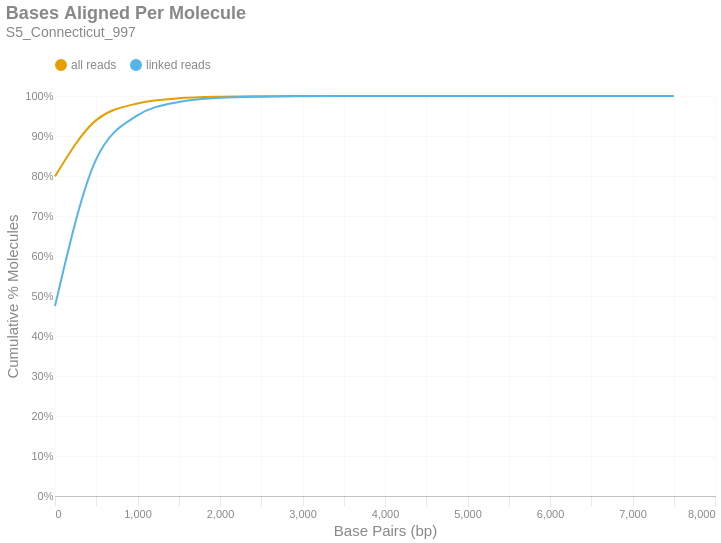

The cell this chart's notebook holds for it:
### Markdown cell above
### Bases Aligned Per Molecule
This is a cumulative frequency distribution showing the number of base pairs aligned per unique molecule. These data are shown in 500 bp bins. There are two distributions: one with `all reads` (yellow) and another with only `linked reads` (blue). The percent of molecules in the `linked reads` distribution is relative to the total number of linked molecules.

### Code cell
if SKIPLR:
    print_html(f"Skipped")
else:
    binned_df = consolidated_hist(valids['aligned_bp'], mask, 500, True)
    with SafeRender(binned_df):
        (
            density_plot(binned_df, 'Bases Aligned Per Molecule', samplename, 'basesper')
            .encode(
                x=alt.X('bin:Q', title="Base Pairs (bp)").axis(tickMinStep=500).scale(padding=0),
                y=alt.Y('value:Q', title='Cumulative % Molecules')
                    .axis(format='%')
                    .scale(domain = [0,1])
                    .stack(False),
                color=alt.Color("key:N").scale(domain = ["all reads", "linked reads"]),
                tooltip = [
                    alt.Tooltip("key:N", title = "Data Type"),
                    alt.Tooltip("range_label:N", title="Bases Aligned Per Molecule"),
                    alt.Tooltip("value:Q", format = ".2%", title="% Molecules (Cum.)")
                ]
            )
        ).display()

### Figure 1 — Vega-Lite specification as saved in the notebook (floating-point values rounded to 4 significant figures)
{"width": "container", "height": 400, "config": {"title": {"anchor": "start", "dy": -15, "fontSize": 18, "color": "#888888", "subtitleColor": "#888888", "subtitleFontSize": 14}, "arc": {"fill": "#0072B2"}, "axis": {"domainColor": "#888888", "domainWidth": 0.5, "gridWidth": 0.2, "grid": false, "titleFontWeight": 400, "titleFontSize": 15, "labelFontSize": 11, "labelColor": "#888888", "tickColor": "#888888", "tickWidth": 0.2, "titleColor": "#888888"}, "axisBand": {"grid": false}, "axisX": {"grid": true, "tickSize": 10, "domainCap": "round"}, "axisY": {"domain": false, "grid": true, "tickSize": 0, "domainCap": "round"}, "background": "transparent", "header": {"labelFontSize": 15, "labelColor": "#888888", "titleFontSize": 15, "titleFontWeight": 600, "titleColor": "#888888"}, "legend": {"labelFont": "sans-serif", "labelFontSize": 12, "labelColor": "#888888", "symbolSize": 100, "symbolType": "circle", "titleFontSize": 12, "titlePadding": 10, "titleColor": "#888888", "title": null, "orient": "top"}, "range": {"category": ["#E69F00", "#56B4E9", "#009E73", "#F0E442", "#0072B2", "#D55E00", "#CC79A7", "#000000"], "diverging": ["#cfe8f3", "#a2d4ec", "#73bfe2", "#46abdb", "#1696d2", "#12719e"]}, "area": {"fill": "#0072B2", "fillOpacity": 0.7, "line": true, "strokeOpacity": 0.7}, "line": {"color": "#0072B2", "stroke": "#0072B2", "strokeWidth": 2}, "trail": {"color": "#0072B2", "stroke": "#0072B2", "strokeWidth": 0, "size": 1}, "point": {"filled": true, "fillOpacity": 1.0, "size": 95}, "text": {"color": "#888888", "fontSize": 11, "align": "right", "fontWeight": 400, "size": 11}, "bar": {"fill": "#0072B2", "stroke": null}, "view": {"stroke": null, "continuousWidth": 660, "continuousHeight": 400}}, "data": {"name": "data-d9c8e7d91caa87b46f83169db51ddaf4"}, "mark": {"type": "line", "interpolate": "monotone", "point": {"opacity": 0, "size": 275}}, "encoding": {"color": {"field": "key", "scale": {"domain": ["all reads", "linked reads"]}, "type": "nominal"}, "tooltip": [{"field": "key", "title": "Data Type", "type": "nominal"}, {"field": "range_label", "title": "Bases Aligned Per Molecule", "type": "nominal"}, {"field": "value", "format": ".2%", "title": "% Molecules (Cum.)", "type": "quantitative"}], "x": {"axis": {"tickMinStep": 500}, "field": "bin", "scale": {"padding": 0}, "title": "Base Pairs (bp)", "type": "quantitative"}, "y": {"axis": {"format": "%"}, "field": "value", "scale": {"domain": [0, 1]}, "stack": false, "title": "Cumulative % Molecules", "type": "quantitative"}}, "params": [{"name": "param_c36ac31b6afebe62", "select": {"type": "point", "fields": ["key"]}, "bind": "legend"}], "title": {"text": "Bases Aligned Per Molecule", "subtitle": "S5_Connecticut_997"}, "transform": [{"fold": ["all reads (cumsum)", "linked reads (cumsum)"]}, {"calculate": "replace(datum.key, ' (cumsum)', '')", "as": "key"}, {"filter": {"param": "param_c36ac31b6afebe62"}}], "usermeta": {"embedOptions": {"downloadFileName": "S5_Connecticut_997.basesper"}}, "$schema": "https://vega.github.io/schema/vega-lite/v6.1.0.json", "datasets": {"data-d9c8e7d91caa87b46f83169db51ddaf4": [{"bin": "0.0", "interval": "0.0-500.0", "all reads": 0.799, "linked reads": 0.475, "all reads (cumsum)": 0.799, "linked reads (cumsum)": 0.475, "range_label": "0-499"}, {"bin": "500.0", "interval": "500.0-1000.0", "all reads": 0.1407, "linked reads": 0.3671, "all reads (cumsum)": 0.9397, "linked reads (cumsum)": 0.8422, "range_label": "500-999"}, {"bin": "1000.0", "interval": "1000.0-1500.0", "all reads": 0.04174, "linked reads": 0.1093, "all reads (cumsum)": 0.9815, "linked reads (cumsum)": 0.9515, "range_label": "1000-1499"}, {"bin": "1500.0", "interval": "1500.0-2000.0", "all reads": 0.01283, "linked reads": 0.03358, "all reads (cumsum)": 0.9943, "linked reads (cumsum)": 0.985, "range_label": "1500-1999"}, {"bin": "2000.0", "interval": "2000.0-2500.0", "all reads": 0.003968, "linked reads": 0.01039, "all reads (cumsum)": 0.9983, "linked reads (cumsum)": 0.9954, "range_label": "2000-2499"}, {"bin": "2500.0", "interval": "2500.0-3000.0", "all reads": 0.001143, "linked reads": 0.002993, "all reads (cumsum)": 0.9994, "linked reads (cumsum)": 0.9984, "range_label": "2500-2999"}, {"bin": "3000.0", "interval": "3000.0-3500.0", "all reads": 0.0003745, "linked reads": 0.0009806, "all reads (cumsum)": 0.9998, "linked reads (cumsum)": 0.9994, "range_label": "3000-3499"}, {"bin": "3500.0", "interval": "3500.0-4000.0", "all reads": 0.0001421, "linked reads": 0.0003721, "all reads (cumsum)": 0.9999, "linked reads (cumsum)": 0.9998, "range_label": "3500-3999"}, {"bin": "4000.0", "interval": "4000.0-4500.0", "all reads": 5.262e-05, "linked reads": 0.0001378, "all reads (cumsum)": 1.0, "linked reads (cumsum)": 0.9999, "range_label": "4000-4499"}, {"bin": "4500.0", "interval": "4500.0-5000.0", "all reads": 2.009e-05, "linked reads": 5.259e-05, "all reads (cumsum)": 1.0, "linked reads (cumsum)": 1.0, "range_label": "4500-4999"}, {"bin": "5000.0", "interval": "5000.0-5500.0", "all reads": 8.134e-06, "linked reads": 2.13e-05, "all reads (cumsum)": 1.0, "linked reads (cumsum)": 1.0, "range_label": "5000-5499"}, {"bin": "5500.0", "interval": "5500.0-6000.0", "all reads": 3.486e-06, "linked reads": 9.128e-06, "all reads (cumsum)": 1.0, "linked reads (cumsum)": 1.0, "range_label": "5500-5999"}, {"bin": "6000.0", "interval": "6000.0-6500.0", "all reads": 2.158e-06, "linked reads": 5.651e-06, "all reads (cumsum)": 1.0, "linked reads (cumsum)": 1.0, "range_label": "6000-6499"}, {"bin": "6500.0", "interval": "6500.0-7000.0", "all reads": 6.64e-07, "linked reads": 1.739e-06, "all reads (cumsum)": 1.0, "linked reads (cumsum)": 1.0, "range_label": "6500-6999"}, {"bin": "7000.0", "interval": "7000.0-7500.0", "all reads": 0.0, "linked reads": 0.0, "all reads (cumsum)": 1.0, "linked reads (cumsum)": 1.0, "range_label": "7000-7499"}, {"bin": "7500.0", "interval": "7500.0-8000.0", "all reads": 1.66e-07, "linked reads": 4.347e-07, "all reads (cumsum)": 1.0, "linked reads (cumsum)": 1.0, "range_label": "7500-7999"}]}}
